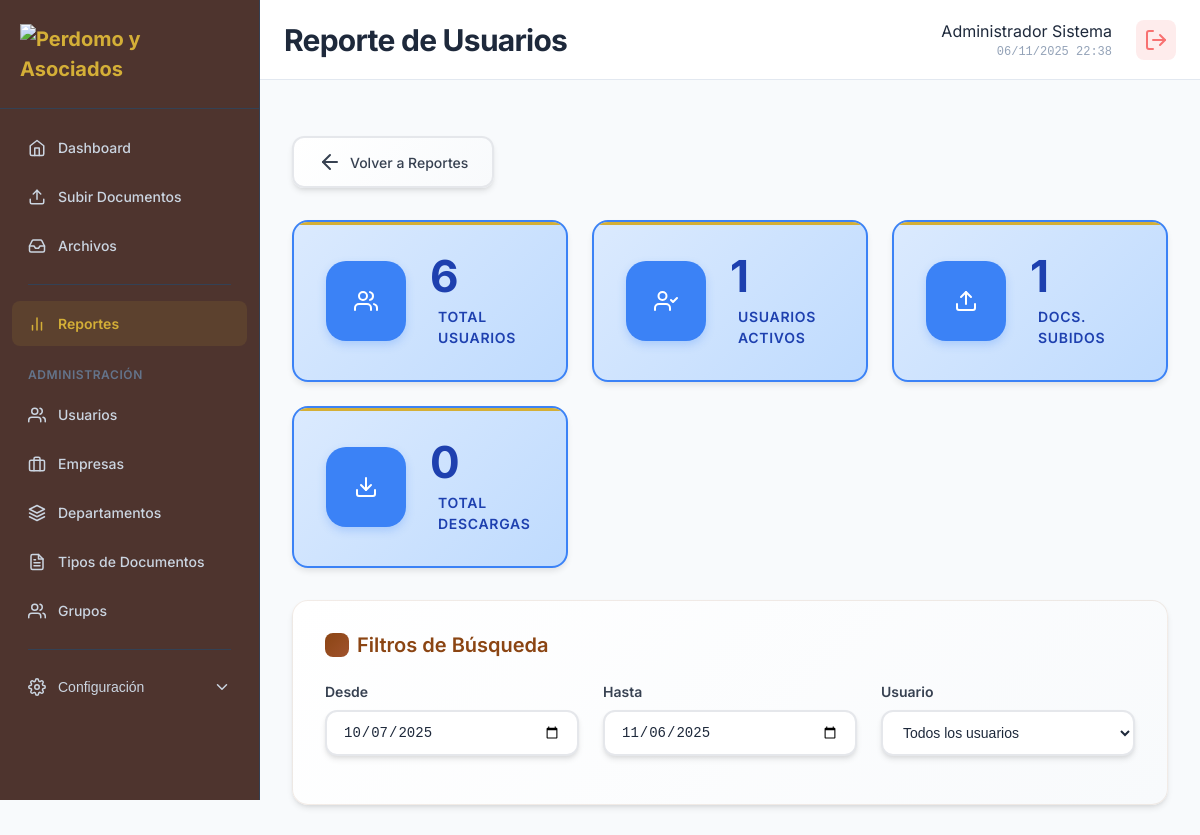
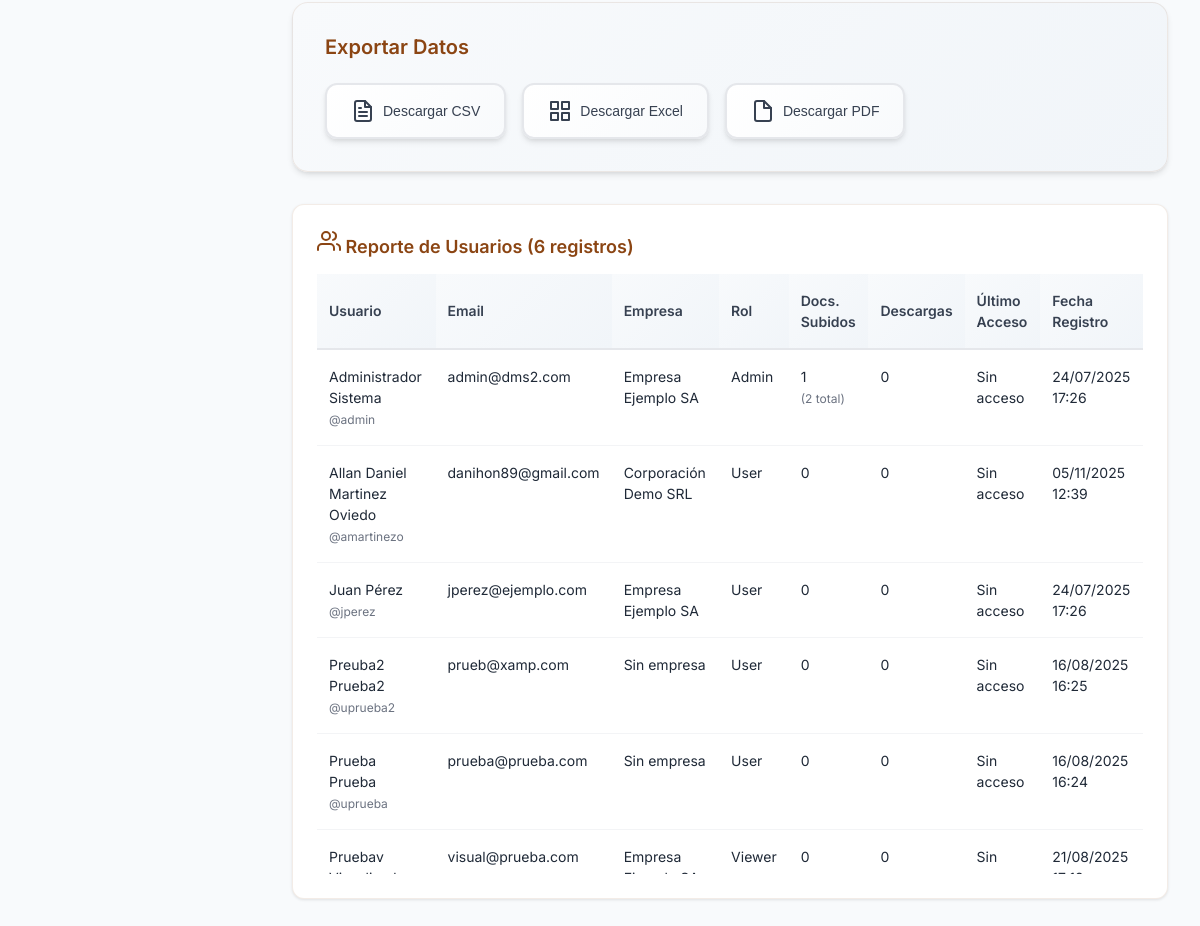
/modules/reports/user_reports.php (signed in), run on the app's committed database (2 pictures, top to bottom).
### tables this page shows
CREATE TABLE `users` (
  `id` int(11) NOT NULL,
  `username` varchar(50) NOT NULL,
  `password` varchar(255) NOT NULL,
  `email` varchar(100) NOT NULL,
  `first_name` varchar(100) NOT NULL,
  `last_name` varchar(100) NOT NULL,
  `company_id` int(11) DEFAULT NULL,
  `department_id` int(11) DEFAULT NULL,
  `group_id` int(11) DEFAULT NULL,
  `role` enum('admin','user','viewer','super_admin') DEFAULT 'user',
  `status` enum('active','inactive') DEFAULT 'active',
  `download_enabled` tinyint(1) DEFAULT 1,
  `last_login` timestamp NULL DEFAULT NULL,
  `created_at` timestamp NOT NULL DEFAULT current_timestamp(),
  `updated_at` timestamp NOT NULL DEFAULT current_timestamp() ON UPDATE current_timestamp()
);

### modules/reports/user_reports.php (the view, shortened to what the rows shown need)
<?php
require_once '../../config/session.php';
require_once '../../config/database.php';
if (!function_exists('getFullName')) {
    function getFullName()
    {
        $currentUser = SessionManager::getCurrentUser();
        if ($currentUser) {
            return trim($currentUser['first_name'] . ' ' . $currentUser['last_name']);
        }
        return 'Usuario';
    }
}
$currentUser = SessionManager::getCurrentUser();
$dateFrom = $_GET['date_from'] ?? date('Y-m-d', strtotime('-30 days'));
$dateTo = $_GET['date_to'] ?? date('Y-m-d');
$selectedUserId = $_GET['user_id'] ?? '';
function getUsers($currentUser)
{
    try {
        if ($currentUser['role'] === 'admin') {
            $query = "SELECT id, username, first_name, last_name
                      FROM users
                      WHERE status = 'active'
                      ORDER BY first_name, last_name";
            return fetchAll($query);
        }
    } catch (Exception $e) {
        error_log("Error obteniendo usuarios: " . $e->getMessage());
        return [];
    }
}
function getUsersData($currentUser, $dateFrom, $dateTo, $selectedUserId)
{
    try {
        $whereClause = "WHERE u.status = 'active'";
        $params = [];
        $query = "SELECT
                    u.id,
                    u.username,
                    u.first_name,
                    u.last_name,
                    u.email,
                    u.role,
                    u.created_at as registration_date,
                    COALESCE(c.name, 'Sin empresa') as company_name
                  FROM users u
                  LEFT JOIN companies c ON u.company_id = c.id
                  $whereClause
                  ORDER BY u.first_name, u.last_name";
        $result = fetchAll($query, $params);
        $usersData = is_array($result) ? $result : [];
        if (!empty($usersData)) {
            foreach ($usersData as $index => $user) {
                try {
                    $docsResult = fetchOne("SELECT COUNT(*) as count FROM documents WHERE user_id = ? AND created_at >= ? AND created_at <= ? AND status = 'active'",
                        [$user['id'], $dateFrom . ' 00:00:00', $dateTo . ' 23:59:59']);
                    $usersData[$index]['documents_uploaded_period'] = $docsResult['count'] ?? 0;
                } catch (Exception $e) {
                    $usersData[$index]['documents_uploaded_period'] = 0;
                }
                try {
                    $totalDocsResult = fetchOne("SELECT COUNT(*) as count FROM documents WHERE user_id = ? AND status = 'active'", [$user['id']]);
                    $usersData[$index]['total_documents'] = $totalDocsResult['count'] ?? 0;
                } catch (Exception $e) {
                    $usersData[$index]['total_documents'] = 0;
                }
                try {
                    $downloadsResult = fetchOne("SELECT COUNT(*) as count FROM activity_logs WHERE user_id = ? AND action IN ('download', 'view_document') AND created_at >= ? AND created_at <= ?",
                        [$user['id'], $dateFrom . ' 00:00:00', $dateTo . ' 23:59:59']);
                    $usersData[$index]['downloads_count'] = $downloadsResult['count'] ?? 0;
                } catch (Exception $e) {
                    $usersData[$index]['downloads_count'] = 0;
                }
                try {
                    $lastAccessResult = fetchOne("SELECT MAX(created_at) as last_access FROM activity_logs WHERE user_id = ? AND action IN ('login', 'view', 'access')", [$user['id']]);
                    if ($lastAccessResult && $lastAccessResult['last_access']) {
                        $usersData[$index]['last_access'] = $lastAccessResult['last_access'];
                    } else {
                        $usersData[$index]['last_access'] = $user['registration_date'];
                    }
                } catch (Exception $e) {
                    $usersData[$index]['last_access'] = $user['registration_date'];
                }
                try {
                    $activitiesResult = fetchOne("SELECT COUNT(*) as count FROM activity_logs WHERE user_id = ? AND created_at >= ? AND created_at <= ?",
                        [$user['id'], $dateFrom . ' 00:00:00', $dateTo . ' 23:59:59']);
                    $usersData[$index]['total_activities'] = $activitiesResult['count'] ?? 0;
                } catch (Exception $e) {
                    $usersData[$index]['total_activities'] = 0;
                }
            }
        }
        return $usersData;
    } catch (Exception $e) {
        error_log("Error obteniendo datos detallados: " . $e->getMessage());
        return [];
    }
}
$users = getUsers($currentUser);
$usersData = getUsersData($currentUser, $dateFrom, $dateTo, $selectedUserId);
?>
<!DOCTYPE html>
<html lang="es">
<head>
    <link rel="stylesheet" href="../../assets/css/main.css">
    <link rel="stylesheet" href="../../assets/css/dashboard.css">
    <link rel="stylesheet" href="../../assets/css/reports.css">
    <link rel="stylesheet" href="../../assets/css/modal.css">
</head>
<body class="dashboard-layout">
    <?php include '../../includes/sidebar.php'; ?>
    <main class="main-content">
        <header class="content-header">
            <div class="header-left">
                <h1>Reporte de Usuarios</h1>
            </div>
            <div class="header-right">
                <div class="header-info">
                    <div class="user-name-header"><?php echo htmlspecialchars(getFullName()); ?></div>
                    <div class="current-time" id="currentTime"></div>
                </div>
            </div>
        </header>
        <div class="reports-content">
            <div class="reports-table enhanced-table">
                <?php if (!empty($usersData) && is_array($usersData)): ?>
                    <div class="table-container">
                        <table class="data-table simple-users-table">
                            <thead>
                                <tr>
                                    <th>Usuario</th>
                                    <th>Email</th>
                                    <?php if ($currentUser['role'] === 'admin'): ?>
                                        <th>Empresa</th>
                                    <?php endif; ?>
                                    <th>Rol</th>
                                    <th>Docs. Subidos</th>
                                    <th>Descargas</th>
                                    <th>Último Acceso</th>
                                    <th>Fecha Registro</th>
                                </tr>
                            </thead>
                            <tbody>
                                <?php foreach ($usersData as $user): ?>
                                    <tr>
                                        <td>
                                            <?php echo htmlspecialchars($user['first_name'] . ' ' . $user['last_name']); ?>
                                            <br><small>@<?php echo htmlspecialchars($user['username']); ?></small>
                                        </td>
                                        <td>
                                            <?php echo htmlspecialchars($user['email']); ?>
                                        </td>
                                        <?php if ($currentUser['role'] === 'admin'): ?>
                                            <td>
                                                <?php echo htmlspecialchars($user['company_name'] ?? 'Sin empresa'); ?>
                                            </td>
                                        <?php endif; ?>
                                        <td>
                                            <?php echo ucfirst($user['role']); ?>
                                        </td>
                                        <td>
                                            <?php echo number_format($user['documents_uploaded_period'] ?? 0); ?>
                                            <?php if (isset($user['total_documents']) && $user['total_documents'] > 0): ?>
                                                <br><small>(<?php echo number_format($user['total_documents']); ?> total)</small>
                                            <?php endif; ?>
                                        </td>
                                        <td>
                                            <?php echo number_format($user['downloads_count'] ?? 0); ?>
                                        </td>
                                        <td>
                                            <?php if (isset($user['last_access']) && $user['last_access'] && $user['last_access'] != $user['registration_date']): ?>
                                                <?php echo date('d/m/Y H:i', strtotime($user['last_access'])); ?>
                                            <?php else: ?>
                                                Sin acceso
                                            <?php endif; ?>
                                        </td>
                                        <td>
                                            <?php echo date('d/m/Y H:i', strtotime($user['registration_date'])); ?>
                                        </td>
                                    </tr>
                                <?php endforeach; ?>
                            </tbody>
                        </table>
                    </div>
                <?php endif; ?>
            </div>
        </div>
    </main>
</body>
</html>

### data on the page
users: getFullName() "Administrador Sistema", first_name+last_name "Administrador Sistema", username "admin", email "admin@dms2.com", company_name "Empresa Ejemplo SA", role "Admin", id "1", total_documents "2", downloads_count "0", shows "Sin acceso", created_at "24/07/2025 17:26"
users: first_name+last_name "Allan Daniel Martinez Oviedo", username "amartinezo", email "danihon89@gmail.com", company_name "Corporación Demo SRL", role "User", documents_uploaded_period "0", downloads_count "0", shows "Sin acceso", created_at "05/11/2025 12:39"
users: first_name+last_name "Juan Pérez", username "jperez", email "jperez@ejemplo.com", company_name "Empresa Ejemplo SA", role "User", documents_uploaded_period "0", downloads_count "0", shows "Sin acceso", created_at "24/07/2025 17:26"
users: first_name+last_name "Preuba2 Prueba2", username "uprueba2", email "prueb@xamp.com", company_name "Sin empresa", role "User", documents_uploaded_period "0", downloads_count "0", shows "Sin acceso", created_at "16/08/2025 16:25"
users: first_name+last_name "Prueba Prueba", username "uprueba", email "prueba@prueba.com", company_name "Sin empresa", role "User", documents_uploaded_period "0", downloads_count "0", shows "Sin acceso", created_at "16/08/2025 16:24"
users: first_name+last_name "Pruebav…", email "visual@prueba.com", company_name "Empresa…", role "Viewer", documents_uploaded_period "0", downloads_count "0", shows "Sin…", created_at "21/08/2025…"

### other printed values
$totalUsers "6"
$activeUsers "1"
$totalDocs "1"
$totalDownloads "0"
